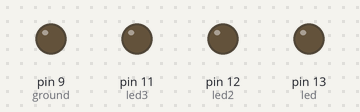
Bench run of a sketch on a simulated Arduino Uno, built with avr-gcc and run on an emulated ATmega328P. Shown: output pins drawn as LEDs (lit = HIGH).

Above: at 0.5 s.
At 2.5 s:
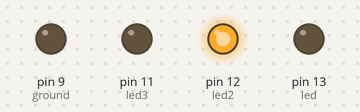
At 3.5 s:
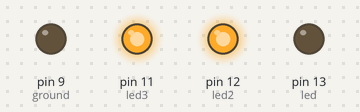
At 4.5 s:
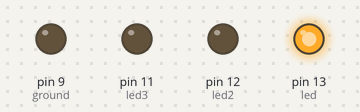
At 6.5 s:
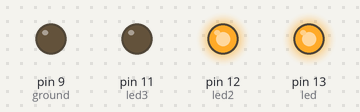
At 9.5 s:
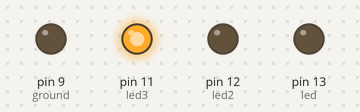
Timing chart, 0 to 10.4 s (numbered marks = the images above):
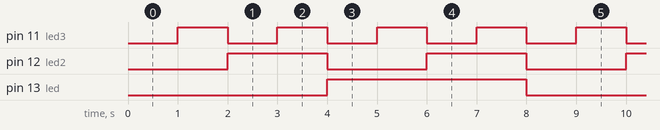

Measured:
- by itself, pin 11 (led3): alternates HIGH for 1.0 s and LOW for 1.0 s
- by itself, pin 12 (led2): alternates HIGH for 2.0 s and LOW for 2.0 s
- by itself, pin 13 (led): alternates HIGH for 4.0 s and LOW for 4.0 s

The sketch:

BinaryLED.ino
```cpp
int led = 13;
int led2  = 12;
int led3 = 11;
int ground = 9;

void setup() {
  pinMode(led, OUTPUT);
  pinMode(led2, OUTPUT);
  pinMode(led3, OUTPUT);
  pinMode(ground, OUTPUT);
  digitalWrite(ground, LOW);
}

void loop() {
  // put your main code here, to run repeatedly:
  int flow = 13;
  for(int i = 0; i < 8; i++, delay(1000))
  {
    if(i%2==1)
      digitalWrite(led3, HIGH);
     else
      digitalWrite(led3, LOW);

    if(i==2 || i == 3 || i == 6 || i ==7)
      digitalWrite(led2, HIGH);
     else
      digitalWrite(led2, LOW);

    if(i >= 4)
      digitalWrite(led, HIGH);
     else
      digitalWrite(led, LOW);
  }
}
```
